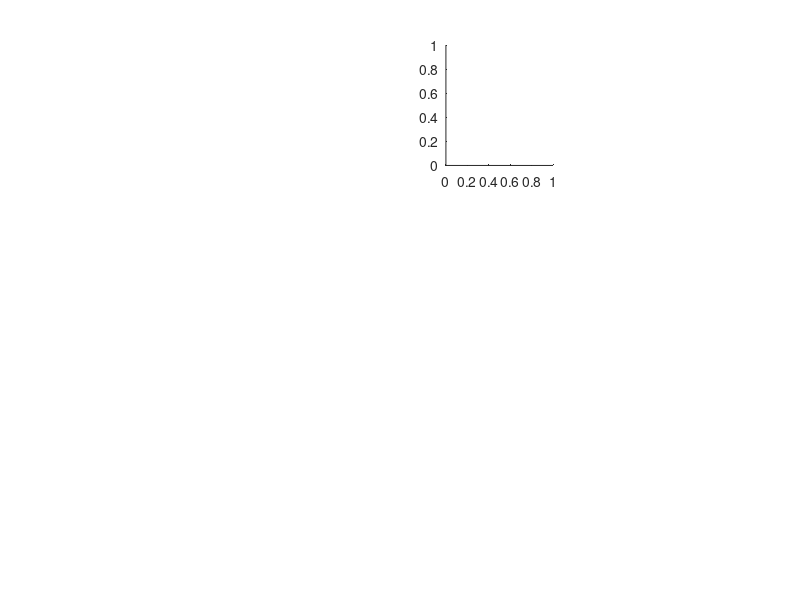

The MATLAB script that drew this image: (Note: this script raises an error after producing the figure.)
figure('color',[1 1 1]),

    %%Theta
    subplot(343), imagesc(temps,freq, SpREM), axis xy, caxis([0 5]), colormap(jet)
    line([0 0], ylim,'color','w','linestyle',':')
    xlim([-30 +30])
    xlabel('Time (s)')
    ylabel('Frequency (Hz)')
    colorbar
    title('HPC REM')    
    set(gca,'FontSize', 14)

    subplot(347), imagesc(temps,freq, SpSWS), axis xy, caxis([0 5]), colormap(jet)
    line([0 0], ylim,'color','w','linestyle',':')
    xlim([-30 +30])
    xlabel('Time (s)')
    ylabel('Frequency (Hz)')
    colorbar
    title('HPC NREM')    
    set(gca,'FontSize', 14)

    subplot(3,4,11), imagesc(temps,freq, SpWake), axis xy, caxis([0 5]), colormap(jet)
    line([0 0], ylim,'color','w','linestyle',':')
    xlim([-30 +30])
    xlabel('Time (s)')
    ylabel('Frequency (Hz)')
    colorbar
    title('HPC Wake')        
    set(gca,'FontSize', 14)
    
    subplot(344), 
    plot(temps,mean(SpREM(idx1,:)/facREM,1),'k','linewidth',1,'linestyle',':'), xlim([temps(1) temps(end)])
    hold on 
    plot(temps,runmean(mean(SpREM(idx1,:),1)/facREM,runfac),'k','linewidth',2), xlim([temps(1) temps(end)])
%     line([temps(1) temps(end)],[facREM facREM]/facREM,'linewidth',1)
%     line([temps(1) temps(end)],[facREM+stdfacREM facREM+stdfacREM]/facREM,'linestyle',':','linewidth',1)
%     line([temps(1) temps(end)],[facREM-stdfacREM facREM-stdfacREM]/facREM,'linestyle',':','linewidth',1)
    xlim([-30 +30])
    xlabel('time (s)')
    ylim([0.2 1.6])
    ylabel('theta power')
    line([0 0], ylim,'color','k','linestyle',':')    
    set(gca,'FontSize', 14)

    subplot(348), 
    plot(temps,mean(SpSWS(idx1,:)/facSWS,1),'k','linewidth',1,'linestyle',':'), xlim([temps(1) temps(end)])
    hold on 
    plot(temps,runmean(mean(SpSWS(idx1,:),1)/facSWS,runfac),'k','linewidth',2), xlim([temps(1) temps(end)])
%     line([temps(1) temps(end)],[facREM facREM]/facREM,'linewidth',1)
%     line([temps(1) temps(end)],[facREM+stdfacREM facREM+stdfacREM]/facREM,'linestyle',':','linewidth',1)
%     line([temps(1) temps(end)],[facREM-stdfacREM facREM-stdfacREM]/facREM,'linestyle',':','linewidth',1)
    xlim([-30 +30])
    xlabel('time (s)')
    ylim([0.2 1.6])
    ylabel('theta power')
    line([0 0], ylim,'color','k','linestyle',':')    
    set(gca,'FontSize', 14)
    
    subplot(3,4,12), 
    plot(temps,mean(SpWake(idx1,:)/facWake,1),'k','linewidth',1,'linestyle',':'), xlim([temps(1) temps(end)])
    hold on 
    plot(temps,runmean(mean(SpWake(idx1,:),1)/facWake,runfac),'k','linewidth',2), xlim([temps(1) temps(end)])

    % line([temps(1) temps(end)],[facREM facREM]/facREM,'linewidth',1)
    % line([temps(1) temps(end)],[facREM+stdfacREM facREM+stdfacREM]/facREM,'linestyle',':','linewidth',1)
    % line([temps(1) temps(end)],[facREM-stdfacREM facREM-stdfacREM]/facREM,'linestyle',':','linewidth',1)
    xlim([-30 +30])
    xlabel('time (s)')
    ylim([0.2 1.6])
    ylabel('theta power')
    line([0 0], ylim,'color','k','linestyle',':')    
    set(gca,'FontSize', 14)
    
    
    %%%%Gamma
    subplot(341), imagesc(temps,freqG, SpectroREMG), axis xy, colormap(jet), caxis([0 2])
    line([0 0], ylim,'color','w','linestyle',':')
    xlim([-30 +30])
    ylim([35 +100])
    xlabel('Time (s)')
    ylabel('Frequency (Hz)')
    colorbar
    title('OB REM')
    set(gca,'FontSize', 14)

    subplot(345), imagesc(temps,freqG, SpectroSWSG), axis xy,  colormap(jet), caxis([0 2])
    line([0 0], ylim,'color','w','linestyle',':')
    xlim([-30 +30])
    ylim([35 +100])
    xlabel('Time (s)')
    ylabel('Frequency (Hz)')
    colorbar
    title('OB NREM')
    set(gca,'FontSize', 14)

    
    subplot(3,4,9), imagesc(temps,freqG, SpectroWakeG), axis xy, colormap(jet), caxis([0 2])
    line([0 0], ylim,'color','w','linestyle',':')
    xlim([-30 +30])
    ylim([35 +100])
    xlabel('Time (s)')
    ylabel('Frequency (Hz)')
    colorbar
    title('OB Wake')
    set(gca,'FontSize', 14)
    
    subplot(342),
    plot(temps,mean(SpectroREMG(idx1_gamma,:),1),'k','linewidth',1,'linestyle',':'), xlim([temps(1) temps(end)])
    hold on 
    plot(temps,runmean(mean(SpectroREMG(idx1_gamma,:),1),runfac),'k','linewidth',2), xlim([temps(1) temps(end)])
%     line([temps(1) temps(end)],[facREMG facREMG],'linewidth',1)
%     line([temps(1) temps(end)],[facREMG+stdfacREMG facREMG+stdfacREMG],facWakeW,'linestyle',':','linewidth',1)
%     line([temps(1) temps(end)],[facREMG-stdfacREMG facREMG-stdfacREMG],facWakeW,'linestyle',':','linewidth',1)
    xlim([-30 +30])
    xlabel('time (s)')
    ylim([0 1.5])
    ylabel('Gamma power')
    line([0 0], ylim,'color','k','linestyle',':')
    set(gca,'FontSize', 14)
    
    subplot(346),
    plot(temps,mean(SpectroSWSG(idx1_gamma,:),1),'k','linewidth',1,'linestyle',':'), xlim([temps(1) temps(end)])
    hold on
    plot(temps,runmean(mean(SpectroSWSG(idx1_gamma,:),1),runfac),'k','linewidth',2), xlim([temps(1) temps(end)])
%     line([temps(1) temps(end)],[facSWSG facSWSG]/facSWSG,'linewidth',1)
%     line([temps(1) temps(end)],[facSWSG+stdfacSWSG facSWSG+stdfacSWSG]/,facWakeS,'linestyle',':','linewidth',1)
%     line([temps(1) temps(end)],[facSWSG-stdfacSWSG facWakeG-stdfacSWSG]/,facWakeS,'linestyle',':','linewidth',1)
    xlim([-30 +30])
    xlabel('time (s)')
    ylim([0 1.5])
    ylabel('Gamma power')
    line([0 0], ylim,'color','k','linestyle',':')
    set(gca,'FontSize', 14)
    
    subplot(3,4,10),
    plot(temps,mean(SpectroWakeG(idx1_gamma,:),1),'k','linewidth',1,'linestyle',':'), xlim([temps(1) temps(end)])
    hold on
    plot(temps,runmean(mean(SpectroWakeG(idx1_gamma,:),1),runfac),'k','linewidth',2), xlim([temps(1) temps(end)])
%     line([temps(1) temps(end)],[facWakeG facWakeG]/facWakeG,'linewidth',1)
%     line([temps(1) temps(end)],[facWakeG+stdfacWakeG facWakeG+stdfacWakeG]/facWakeG,'linestyle',':','linewidth',1)
%     line([temps(1) temps(end)],[facWakeG-stdfacWakeG facWakeG-stdfacWakeG]/facWakeG,'linestyle',':','linewidth',1)
    xlim([-30 +30])
    xlabel('time (s)')
    ylabel('Gamma power')
    line([0 0], ylim,'color','k','linestyle',':')
    set(gca,'FontSize', 14)
    
    %suptitle('M1052 200527')
    saveas(gcf,'Theta_Gamma_aroundStim.png')
    saveas(gcf,'Theta_Gamma_aroundStim.fig')
